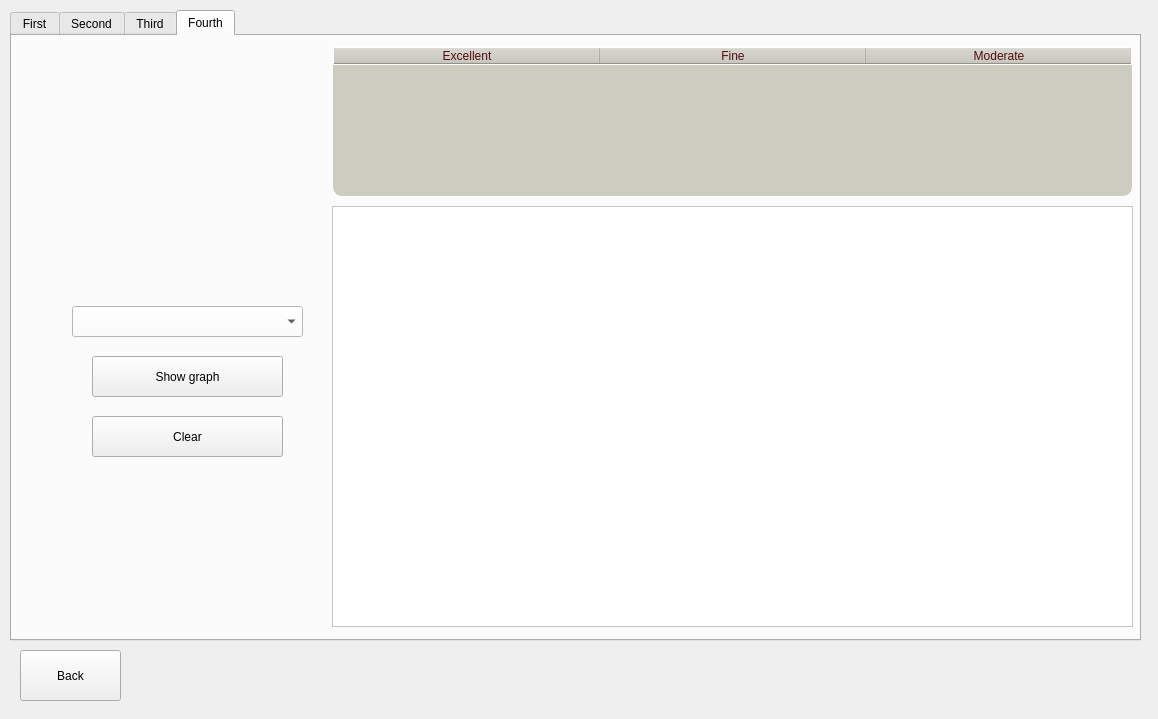
<?xml version="1.0" encoding="UTF-8"?>
<ui version="4.0">
 <class>MainWindow</class>
 <widget class="QMainWindow" name="MainWindow">
  <property name="enabled">
   <bool>true</bool>
  </property>
  <property name="geometry">
   <rect>
    <x>0</x>
    <y>0</y>
    <width>1158</width>
    <height>719</height>
   </rect>
  </property>
  <property name="windowTitle">
   <string>Diagrams</string>
  </property>
  <property name="windowIcon">
   <iconset>
    <normaloff>images/Air.png</normaloff>images/Air.png</iconset>
  </property>
  <property name="styleSheet">
   <string notr="true">background-color: #fffff;</string>
  </property>
  <widget class="QWidget" name="centralwidget">
   <widget class="QTabWidget" name="tabWidget">
    <property name="geometry">
     <rect>
      <x>10</x>
      <y>10</y>
      <width>1131</width>
      <height>631</height>
     </rect>
    </property>
    <property name="currentIndex">
     <number>3</number>
    </property>
    <widget class="QWidget" name="tab_3">
     <attribute name="title">
      <string>First</string>
     </attribute>
     <widget class="QLabel" name="label">
      <property name="geometry">
       <rect>
        <x>120</x>
        <y>120</y>
        <width>151</width>
        <height>31</height>
       </rect>
      </property>
      <property name="font">
       <font>
        <pointsize>12</pointsize>
       </font>
      </property>
      <property name="text">
       <string>Start parametrs</string>
      </property>
     </widget>
     <widget class="QLabel" name="label_2">
      <property name="geometry">
       <rect>
        <x>120</x>
        <y>270</y>
        <width>151</width>
        <height>31</height>
       </rect>
      </property>
      <property name="font">
       <font>
        <pointsize>12</pointsize>
       </font>
      </property>
      <property name="text">
       <string>Finish parametrs</string>
      </property>
     </widget>
     <widget class="QDateEdit" name="end_date">
      <property name="geometry">
       <rect>
        <x>50</x>
        <y>330</y>
        <width>141</width>
        <height>31</height>
       </rect>
      </property>
      <property name="font">
       <font>
        <pointsize>12</pointsize>
       </font>
      </property>
      <property name="toolTip">
       <string>&lt;html&gt;&lt;head/&gt;&lt;body&gt;&lt;p&gt;Оберіть до якої дати шукати&lt;/p&gt;&lt;p&gt;&lt;br/&gt;&lt;/p&gt;&lt;/body&gt;&lt;/html&gt;</string>
      </property>
      <property name="styleSheet">
       <string notr="true"/>
      </property>
      <property name="displayFormat">
       <string>yyyy-MM-dd</string>
      </property>
      <property name="calendarPopup">
       <bool>true</bool>
      </property>
      <property name="date">
       <date>
        <year>2022</year>
        <month>9</month>
        <day>1</day>
       </date>
      </property>
     </widget>
     <widget class="QDateEdit" name="start_date">
      <property name="geometry">
       <rect>
        <x>50</x>
        <y>180</y>
        <width>141</width>
        <height>31</height>
       </rect>
      </property>
      <property name="font">
       <font>
        <pointsize>12</pointsize>
       </font>
      </property>
      <property name="toolTip">
       <string>&lt;html&gt;&lt;head/&gt;&lt;body&gt;&lt;p&gt;Оберіть від якої дати, хочете шукати&lt;/p&gt;&lt;p&gt;&lt;br/&gt;&lt;/p&gt;&lt;/body&gt;&lt;/html&gt;</string>
      </property>
      <property name="styleSheet">
       <string notr="true"/>
      </property>
      <property name="displayFormat">
       <string>yyyy-MM-dd</string>
      </property>
      <property name="calendarPopup">
       <bool>true</bool>
      </property>
      <property name="date">
       <date>
        <year>2022</year>
        <month>9</month>
        <day>1</day>
       </date>
      </property>
     </widget>
     <widget class="QTimeEdit" name="start_time">
      <property name="geometry">
       <rect>
        <x>210</x>
        <y>180</y>
        <width>181</width>
        <height>31</height>
       </rect>
      </property>
      <property name="font">
       <font>
        <pointsize>12</pointsize>
       </font>
      </property>
      <property name="toolTip">
       <string>&lt;html&gt;&lt;head/&gt;&lt;body&gt;&lt;p&gt;Введіть годину від початку пошуку&lt;/p&gt;&lt;/body&gt;&lt;/html&gt;</string>
      </property>
      <property name="styleSheet">
       <string notr="true"/>
      </property>
      <property name="wrapping">
       <bool>false</bool>
      </property>
      <property name="keyboardTracking">
       <bool>true</bool>
      </property>
      <property name="showGroupSeparator" stdset="0">
       <bool>false</bool>
      </property>
      <property name="displayFormat">
       <string>H:mm:ss</string>
      </property>
      <property name="calendarPopup">
       <bool>false</bool>
      </property>
      <property name="time">
       <time>
        <hour>23</hour>
        <minute>20</minute>
        <second>10</second>
       </time>
      </property>
     </widget>
     <widget class="QTimeEdit" name="end_time">
      <property name="geometry">
       <rect>
        <x>210</x>
        <y>330</y>
        <width>181</width>
        <height>31</height>
       </rect>
      </property>
      <property name="font">
       <font>
        <pointsize>12</pointsize>
       </font>
      </property>
      <property name="toolTip">
       <string>&lt;html&gt;&lt;head/&gt;&lt;body&gt;&lt;p&gt;Введіть кінцеву годину пошуку&lt;/p&gt;&lt;/body&gt;&lt;/html&gt;</string>
      </property>
      <property name="styleSheet">
       <string notr="true"/>
      </property>
      <property name="wrapping">
       <bool>false</bool>
      </property>
      <property name="keyboardTracking">
       <bool>true</bool>
      </property>
      <property name="showGroupSeparator" stdset="0">
       <bool>false</bool>
      </property>
      <property name="displayFormat">
       <string>H:mm:ss</string>
      </property>
      <property name="calendarPopup">
       <bool>false</bool>
      </property>
      <property name="time">
       <time>
        <hour>23</hour>
        <minute>20</minute>
        <second>10</second>
       </time>
      </property>
     </widget>
     <widget class="QComboBox" name="combo_title">
      <property name="geometry">
       <rect>
        <x>120</x>
        <y>60</y>
        <width>201</width>
        <height>31</height>
       </rect>
      </property>
      <property name="font">
       <font>
        <pointsize>12</pointsize>
        <weight>50</weight>
        <bold>false</bold>
       </font>
      </property>
      <property name="toolTip">
       <string>&lt;html&gt;&lt;head/&gt;&lt;body&gt;&lt;p&gt;&lt;span style=&quot; font-weight:600;&quot;&gt;Оберіть назву параметру повітря для перевірки&lt;/span&gt;&lt;/p&gt;&lt;/body&gt;&lt;/html&gt;</string>
      </property>
      <property name="styleSheet">
       <string notr="true">background-color: white;
</string>
      </property>
     </widget>
     <widget class="QTableWidget" name="table_grafic">
      <property name="geometry">
       <rect>
        <x>460</x>
        <y>10</y>
        <width>661</width>
        <height>181</height>
       </rect>
      </property>
      <property name="styleSheet">
       <string notr="true">border: 0.5px solid white;
border-radius: 10px;
color:#540b0e;
background-color: #ccccc1;</string>
      </property>
      <property name="editTriggers">
       <set>QAbstractItemView::NoEditTriggers</set>
      </property>
      <attribute name="horizontalHeaderDefaultSectionSize">
       <number>329</number>
      </attribute>
      <column>
       <property name="text">
        <string>City</string>
       </property>
      </column>
      <column>
       <property name="text">
        <string>Parameter</string>
       </property>
      </column>
     </widget>
     <widget class="QFrame" name="frame_grafic">
      <property name="enabled">
       <bool>true</bool>
      </property>
      <property name="geometry">
       <rect>
        <x>460</x>
        <y>200</y>
        <width>661</width>
        <height>391</height>
       </rect>
      </property>
      <property name="styleSheet">
       <string notr="true">background-color: white;</string>
      </property>
      <property name="frameShape">
       <enum>QFrame::StyledPanel</enum>
      </property>
      <property name="frameShadow">
       <enum>QFrame::Raised</enum>
      </property>
     </widget>
     <widget class="QPushButton" name="btn_clear">
      <property name="geometry">
       <rect>
        <x>40</x>
        <y>480</y>
        <width>191</width>
        <height>41</height>
       </rect>
      </property>
      <property name="text">
       <string>Clear</string>
      </property>
     </widget>
     <widget class="QPushButton" name="btn_grafic">
      <property name="geometry">
       <rect>
        <x>40</x>
        <y>420</y>
        <width>191</width>
        <height>41</height>
       </rect>
      </property>
      <property name="text">
       <string>Show graph</string>
      </property>
     </widget>
    </widget>
    <widget class="QWidget" name="tab">
     <attribute name="title">
      <string>Second</string>
     </attribute>
     <widget class="QComboBox" name="combo_name_st">
      <property name="geometry">
       <rect>
        <x>40</x>
        <y>310</y>
        <width>291</width>
        <height>31</height>
       </rect>
      </property>
      <property name="font">
       <font>
        <pointsize>12</pointsize>
        <weight>50</weight>
        <bold>false</bold>
       </font>
      </property>
      <property name="toolTip">
       <string>&lt;html&gt;&lt;head/&gt;&lt;body&gt;&lt;p&gt;&lt;span style=&quot; font-weight:600;&quot;&gt;Оберіть назву станції&lt;/span&gt;&lt;/p&gt;&lt;/body&gt;&lt;/html&gt;</string>
      </property>
      <property name="styleSheet">
       <string notr="true">background-color: white;
</string>
      </property>
     </widget>
     <widget class="QTableWidget" name="table_grafic_2">
      <property name="geometry">
       <rect>
        <x>440</x>
        <y>10</y>
        <width>681</width>
        <height>191</height>
       </rect>
      </property>
      <property name="styleSheet">
       <string notr="true">border: 0.5px solid white;
border-radius: 10px;
color:#540b0e;
background-color: #ccccc1;</string>
      </property>
      <property name="editTriggers">
       <set>QAbstractItemView::NoEditTriggers</set>
      </property>
      <attribute name="horizontalHeaderDefaultSectionSize">
       <number>226</number>
      </attribute>
      <column>
       <property name="text">
        <string>Poor</string>
       </property>
      </column>
      <column>
       <property name="text">
        <string>Very Poor</string>
       </property>
      </column>
      <column>
       <property name="text">
        <string>Severe</string>
       </property>
      </column>
     </widget>
     <widget class="QFrame" name="frame_grafic_2">
      <property name="enabled">
       <bool>true</bool>
      </property>
      <property name="geometry">
       <rect>
        <x>440</x>
        <y>210</y>
        <width>681</width>
        <height>381</height>
       </rect>
      </property>
      <property name="styleSheet">
       <string notr="true">background-color: white;</string>
      </property>
      <property name="frameShape">
       <enum>QFrame::StyledPanel</enum>
      </property>
      <property name="frameShadow">
       <enum>QFrame::Raised</enum>
      </property>
     </widget>
     <widget class="QPushButton" name="btn_clear_2">
      <property name="geometry">
       <rect>
        <x>90</x>
        <y>430</y>
        <width>191</width>
        <height>41</height>
       </rect>
      </property>
      <property name="text">
       <string>Clear</string>
      </property>
     </widget>
     <widget class="QPushButton" name="btn_grafic_2">
      <property name="geometry">
       <rect>
        <x>90</x>
        <y>370</y>
        <width>191</width>
        <height>41</height>
       </rect>
      </property>
      <property name="text">
       <string>Show graph</string>
      </property>
     </widget>
    </widget>
    <widget class="QWidget" name="tab_2">
     <attribute name="title">
      <string>Third</string>
     </attribute>
     <widget class="QTableWidget" name="table_grafic_3">
      <property name="geometry">
       <rect>
        <x>320</x>
        <y>10</y>
        <width>801</width>
        <height>161</height>
       </rect>
      </property>
      <property name="styleSheet">
       <string notr="true">border: 0.5px solid white;
border-radius: 10px;
color:#540b0e;
background-color: #ccccc1;</string>
      </property>
      <property name="editTriggers">
       <set>QAbstractItemView::NoEditTriggers</set>
      </property>
      <attribute name="horizontalHeaderDefaultSectionSize">
       <number>133</number>
      </attribute>
      <column>
       <property name="text">
        <string>Excellent</string>
       </property>
      </column>
      <column>
       <property name="text">
        <string>Fine</string>
       </property>
      </column>
      <column>
       <property name="text">
        <string>Moderate</string>
       </property>
      </column>
      <column>
       <property name="text">
        <string>Poor</string>
       </property>
      </column>
      <column>
       <property name="text">
        <string>Very Poor</string>
       </property>
      </column>
      <column>
       <property name="text">
        <string>Severe</string>
       </property>
      </column>
     </widget>
     <widget class="QFrame" name="frame_grafic_3">
      <property name="enabled">
       <bool>true</bool>
      </property>
      <property name="geometry">
       <rect>
        <x>320</x>
        <y>180</y>
        <width>801</width>
        <height>421</height>
       </rect>
      </property>
      <property name="styleSheet">
       <string notr="true">background-color: white;</string>
      </property>
      <property name="frameShape">
       <enum>QFrame::StyledPanel</enum>
      </property>
      <property name="frameShadow">
       <enum>QFrame::Raised</enum>
      </property>
     </widget>
     <widget class="QComboBox" name="combo_name_st_2">
      <property name="geometry">
       <rect>
        <x>50</x>
        <y>270</y>
        <width>231</width>
        <height>31</height>
       </rect>
      </property>
      <property name="font">
       <font>
        <pointsize>12</pointsize>
        <weight>50</weight>
        <bold>false</bold>
       </font>
      </property>
      <property name="toolTip">
       <string>&lt;html&gt;&lt;head/&gt;&lt;body&gt;&lt;p&gt;&lt;span style=&quot; font-weight:600;&quot;&gt;Оберіть назву станції&lt;/span&gt;&lt;/p&gt;&lt;/body&gt;&lt;/html&gt;</string>
      </property>
      <property name="styleSheet">
       <string notr="true">background-color: white;
</string>
      </property>
     </widget>
     <widget class="QPushButton" name="btn_clear_3">
      <property name="geometry">
       <rect>
        <x>60</x>
        <y>390</y>
        <width>191</width>
        <height>41</height>
       </rect>
      </property>
      <property name="text">
       <string>Clear</string>
      </property>
     </widget>
     <widget class="QPushButton" name="btn_grafic_3">
      <property name="geometry">
       <rect>
        <x>60</x>
        <y>330</y>
        <width>191</width>
        <height>41</height>
       </rect>
      </property>
      <property name="text">
       <string>Show graph</string>
      </property>
     </widget>
    </widget>
    <widget class="QWidget" name="tab_4">
     <attribute name="title">
      <string>Fourth</string>
     </attribute>
     <widget class="QFrame" name="frame_grafic_4">
      <property name="enabled">
       <bool>true</bool>
      </property>
      <property name="geometry">
       <rect>
        <x>320</x>
        <y>170</y>
        <width>801</width>
        <height>421</height>
       </rect>
      </property>
      <property name="styleSheet">
       <string notr="true">background-color: white;</string>
      </property>
      <property name="frameShape">
       <enum>QFrame::StyledPanel</enum>
      </property>
      <property name="frameShadow">
       <enum>QFrame::Raised</enum>
      </property>
     </widget>
     <widget class="QTableWidget" name="table_grafic_4">
      <property name="geometry">
       <rect>
        <x>320</x>
        <y>10</y>
        <width>801</width>
        <height>151</height>
       </rect>
      </property>
      <property name="styleSheet">
       <string notr="true">border: 0.5px solid white;
border-radius: 10px;
color:#540b0e;
background-color: #ccccc1;</string>
      </property>
      <property name="editTriggers">
       <set>QAbstractItemView::NoEditTriggers</set>
      </property>
      <attribute name="horizontalHeaderDefaultSectionSize">
       <number>266</number>
      </attribute>
      <column>
       <property name="text">
        <string>Excellent</string>
       </property>
      </column>
      <column>
       <property name="text">
        <string>Fine</string>
       </property>
      </column>
      <column>
       <property name="text">
        <string>Moderate</string>
       </property>
      </column>
     </widget>
     <widget class="QComboBox" name="combo_name_st_3">
      <property name="geometry">
       <rect>
        <x>60</x>
        <y>270</y>
        <width>231</width>
        <height>31</height>
       </rect>
      </property>
      <property name="font">
       <font>
        <pointsize>12</pointsize>
        <weight>50</weight>
        <bold>false</bold>
       </font>
      </property>
      <property name="toolTip">
       <string>&lt;html&gt;&lt;head/&gt;&lt;body&gt;&lt;p&gt;&lt;span style=&quot; font-weight:600;&quot;&gt;Оберіть назву станції&lt;/span&gt;&lt;/p&gt;&lt;/body&gt;&lt;/html&gt;</string>
      </property>
      <property name="styleSheet">
       <string notr="true">background-color: white;
</string>
      </property>
     </widget>
     <widget class="QPushButton" name="btn_clear_4">
      <property name="geometry">
       <rect>
        <x>80</x>
        <y>380</y>
        <width>191</width>
        <height>41</height>
       </rect>
      </property>
      <property name="text">
       <string>Clear</string>
      </property>
     </widget>
     <widget class="QPushButton" name="btn_grafic_4">
      <property name="geometry">
       <rect>
        <x>80</x>
        <y>320</y>
        <width>191</width>
        <height>41</height>
       </rect>
      </property>
      <property name="text">
       <string>Show graph</string>
      </property>
     </widget>
    </widget>
   </widget>
   <widget class="QPushButton" name="btn_back">
    <property name="geometry">
     <rect>
      <x>20</x>
      <y>650</y>
      <width>101</width>
      <height>51</height>
     </rect>
    </property>
    <property name="text">
     <string>Back</string>
    </property>
   </widget>
  </widget>
 </widget>
 <resources/>
 <connections/>
</ui>
